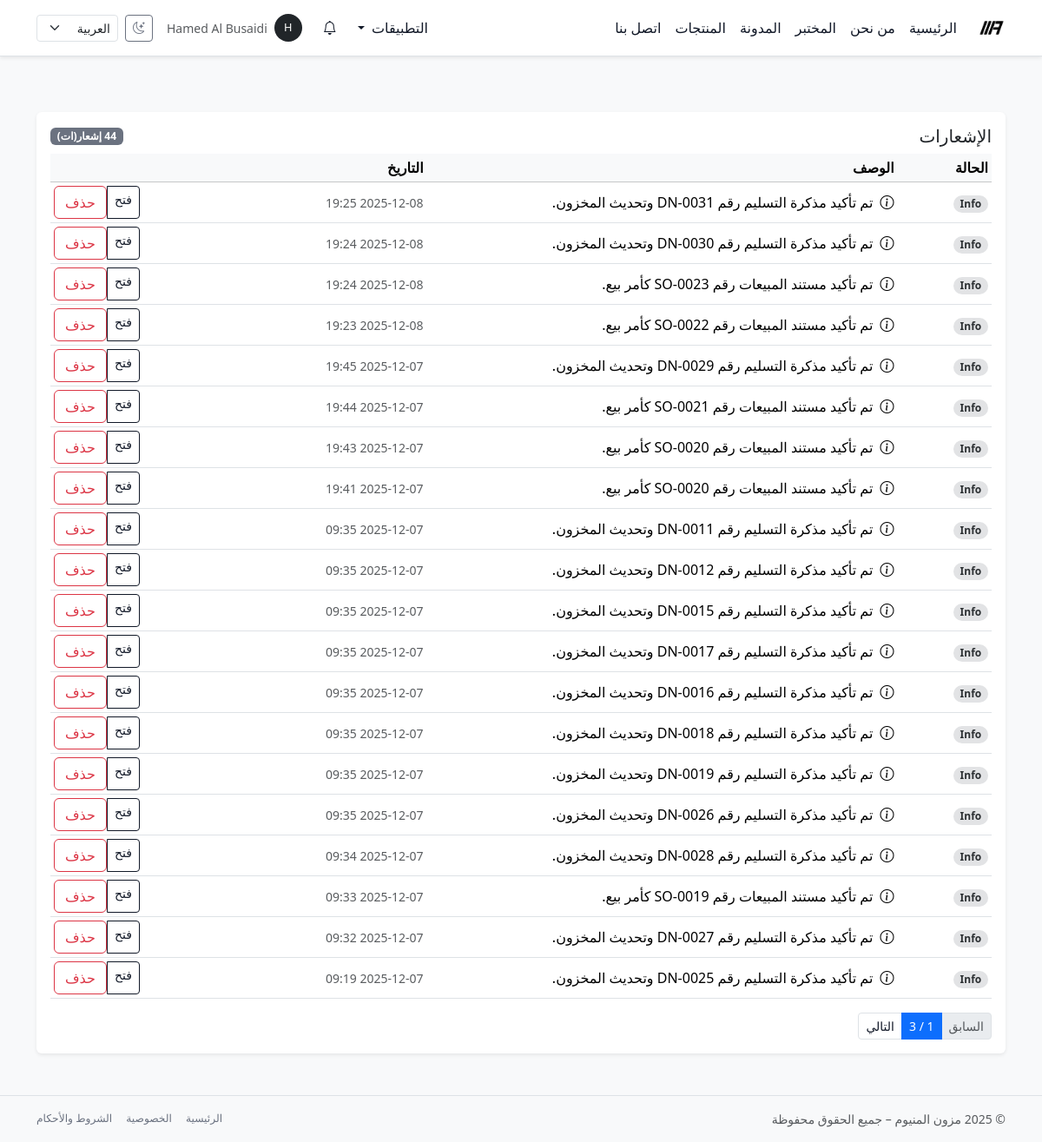
Page /ar/notifications/ (signed in) on the committed database.
### core/models/notifications.py (models this page shows, shortened)
class Notification(BaseModel):
    class Levels(models.TextChoices):
        INFO = "info", _("Info")
        SUCCESS = "success", _("Success")
        WARNING = "warning", _("Warning")
        ERROR = "error", _("Error")
    recipient = models.ForeignKey(
        User,
        on_delete=models.CASCADE,
        related_name="notifications",
        verbose_name=_("Recipient"),
    )
    verb = models.CharField(
        max_length=255,
        verbose_name=_("Verb"),
        help_text=_("Short description of the event, e.g. 'New order created'."),
    )
    level = models.CharField(
        max_length=20,
        choices=Levels.choices,
        default=Levels.INFO,
        verbose_name=_("Level"),
    )
    url = models.CharField(
        max_length=500,
        blank=True,
        verbose_name=_("URL"),
        help_text=_("Resolved URL to redirect when the notification is clicked."),
    )
    target_content_type = models.ForeignKey(
        ContentType,
        null=True,
        blank=True,
        on_delete=models.SET_NULL,
        related_name="notification_targets",
        verbose_name=_("Target content type"),
    )
    target_object_id = models.CharField(
        max_length=64,
        null=True,
        blank=True,
        verbose_name=_("Target object ID"),
    )
    target = GenericForeignKey("target_content_type", "target_object_id")
    is_read = models.BooleanField(
        default=False,
        verbose_name=_("Is read?"),
    )
    read_at = models.DateTimeField(
        null=True,
        blank=True,
        verbose_name=_("Read at"),
    )
    objects = NotificationManager()
    class Meta:
        verbose_name = _("Notification")
        verbose_name_plural = _("Notifications")
        ordering = ["-created_at"]
    @property
    def bootstrap_level_class(self) -> str:
        try:
            level_enum = self.Levels(self.level)
        except ValueError:
            return "bg-secondary-subtle text-secondary-emphasis"
        mapping = {
            self.Levels.INFO: "bg-secondary-subtle text-secondary-emphasis",
            self.Levels.SUCCESS: "bg-success-subtle text-success-emphasis",
            self.Levels.WARNING: "bg-warning-subtle text-warning-emphasis",
            self.Levels.ERROR: "bg-danger-subtle text-danger-emphasis",
        }
        return mapping.get(
            level_enum,
            "bg-secondary-subtle text-secondary-emphasis",
        )
    @property
    def icon_name(self) -> str:
        try:
            level_enum = self.Levels(self.level)
        except ValueError:
            return "bi-info-circle"
        mapping = {
            self.Levels.INFO: "bi-info-circle",
            self.Levels.SUCCESS: "bi-check-circle",
            self.Levels.WARNING: "bi-exclamation-triangle",
            self.Levels.ERROR: "bi-x-circle",
        }
        return mapping.get(level_enum, "bi-info-circle")

### core/views/notifications.py (the view)
@method_decorator(login_required, name="dispatch")
class NotificationListView(ListView):
    model = Notification
    template_name = "core/notifications/list.html"
    context_object_name = "notifications"
    paginate_by = 20
    def get_queryset(self):
        return Notification.objects.for_user(self.request.user)

### core/context_processors/notifications.py (called while the page is built)
def notifications_context(request):
    user = request.user
    if not user.is_authenticated:
        return {}
    base_qs = Notification.objects.for_user(user)
    unread_count = base_qs.unread().count()
    recent_notifications = list(
        base_qs.select_related("target_content_type")[:10]
    )
    return {
        "notif_unread_count": unread_count,
        "notif_recent": recent_notifications,
        "notif_has_unread": unread_count > 0,
    }

### core/models/notifications.py (called while the page is built)
    def visible(self):
        return self.filter(is_deleted=False)

    def for_user(self, user: User):
        return self.visible().filter(recipient=user)

    def unread(self):
        return self.visible().filter(is_read=False)

### templates/core/notifications/list.html
{% extends "base.html" %}
{% load i18n %}
{% block content %}
  {% include "core/notifications/_notifications_card.html" %}
{% endblock %}

### templates/base.html (shortened to what this page needs)
{% load static i18n %}
<!doctype html>
<html lang="{{ LANGUAGE_CODE }}" dir="{% if LANGUAGE_CODE == 'ar' %}rtl{% else %}ltr{% endif %}" data-bs-theme="light">
<head>
  {% if LANGUAGE_CODE == "ar" %}
    <link href="https://cdn.jsdelivr.net/npm/bootstrap@5.3.8/dist/css/bootstrap.rtl.min.css" rel="stylesheet"/>
  {% else %}
    <link href="https://cdn.jsdelivr.net/npm/bootstrap@5.3.8/dist/css/bootstrap.min.css" rel="stylesheet"/>
  {% endif %}
  <link rel="stylesheet" href="https://cdn.jsdelivr.net/npm/bootstrap-icons@1.11.3/font/bootstrap-icons.css">
  <link rel="stylesheet" href="{% static 'css/mazoon_style.css' %}"/>
</head>
<body class="bg-body-tertiary text-body d-flex flex-column min-vh-100">
<nav class="navbar navbar-expand-lg bg-body border-bottom shadow-sm sticky-top">
  <div class="container-lg">
    <a class="navbar-brand fw-bold d-flex align-items-center gap-2 py-2" href="{% url 'home' %}">
      <img src="{% static 'img/logo_mazoon_black.png' %}"
           alt="Mazoon Aluminum logo"
           class="img-fluid"
           style="height: 32px;">
    </a>
    <div class="collapse navbar-collapse" id="mainNavbar">
      <ul class="navbar-nav me-auto mb-2 mb-lg-0">
        <li class="nav-item">
          <a class="nav-link {% if request.resolver_match.url_name == 'home' %}active{% endif %}" href="{% url 'home' %}">{% trans "الرئيسية" %}</a>
        </li>
        <li class="nav-item">
          <a class="nav-link {% if request.resolver_match.url_name == 'about' %}active{% endif %}" href="{% url 'about' %}">{% trans "من نحن" %}</a>
        </li>
        <li class="nav-item">
          <a class="nav-link {% if request.resolver_match.url_name == 'lab' %}active{% endif %}" href="{% url 'lab' %}">{% trans "المختبر" %}</a>
        </li>
        <li class="nav-item">
          <a class="nav-link {% if request.resolver_match.url_name == 'blog_list' %}active{% endif %}" href="{% url 'blog_list' %}">{% trans "المدونة" %}</a>
        </li>
        <li class="nav-item">
          <a class="nav-link {% if request.resolver_match.url_name == 'product_list' %}active{% endif %}" href="{% url 'product_list' %}">{% trans "المنتجات" %}</a>
        </li>
        <li class="nav-item">
          <a class="nav-link {% if request.resolver_match.url_name == 'contact' %}active{% endif %}" href="{% url 'contact' %}">{% trans "اتصل بنا" %}</a>
        </li>
      </ul>
      <ul class="navbar-nav ms-auto mb-2 mb-lg-0 align-items-center gap-2">
        {% if user.is_authenticated %}
          {% if user.is_staff or user.is_superuser %}
            <li class="nav-item dropdown">
              <a class="nav-link dropdown-toggle" href="#" id="appsDropdown" role="button" data-bs-toggle="dropdown" aria-expanded="false">
                {% trans "التطبيقات" %}
              </a>
            </li>
          {% endif %}
        {% endif %}
        {% include "core/notifications/_navbar_dropdown.html" %}
        {% if user.is_authenticated %}
          <li class="nav-item dropdown">
            <a class="nav-link d-flex align-items-center gap-2"
               href="#"
               id="userMenuDropdown"
               role="button"
               data-bs-toggle="dropdown"
               aria-expanded="false">
              <span class="rounded-circle d-inline-flex justify-content-center align-items-center bg-dark text-white"
                    style="width: 32px; height: 32px; font-size: 0.8rem;">
                {{ user.username|first|upper }}
              </span>
              <span class="d-none d-xl-inline small text-muted">
                {{ user.get_full_name|default:user.username }}
              </span>
            </a>
          </li>
        {% endif %}
        <li class="nav-item">
          <button class="btn btn-sm btn-outline-secondary d-flex align-items-center justify-content-center"
                  type="button"
                  id="themeToggleBtn"
                  aria-label="{% trans 'تبديل وضع اللون' %}"
                  title="{% trans 'تبديل وضع اللون' %}">
            <i class="bi bi-moon-stars" id="themeToggleIcon"></i>
          </button>
        </li>
        <li class="nav-item">
          <form action="{% url 'set_language' %}" method="post" class="d-flex align-items-center">
            <select name="language"
                    class="form-select form-select-sm"
                    onchange="this.form.submit()">
              <option value="ar" {% if LANGUAGE_CODE == 'ar' %}selected{% endif %}>العربية</option>
            </select>
          </form>
        </li>
      </ul>
    </div>
  </div>
</nav>
<main class="py-4 py-md-5 flex-grow-1">
  <div class="container-lg">
    {% block content %}{% endblock %}
  </div>
</main>
<footer class="border-top py-3 mt-auto bg-body-tertiary d-print-none">
  <div class="container-lg d-flex flex-column flex-md-row justify-content-between align-items-center text-muted small gap-2">
   <div>
  &copy; {% now "Y" %} {% trans "مزون المنيوم – جميع الحقوق محفوظة" %}
</div>
    <div class="d-flex gap-3">
      <a href="{% url 'home' %}" class="link-secondary text-decoration-none small">{% trans "الرئيسية" %}</a>
      <a href="#" class="link-secondary text-decoration-none small">{% trans "الخصوصية" %}</a>
      <a href="#" class="link-secondary text-decoration-none small">{% trans "الشروط والأحكام" %}</a>
    </div>
  </div>
</footer>
</body>
</html>

### templates/core/notifications/_notifications_card.html (shortened to what this page needs)
{% load i18n %}
<div class="card border-0 shadow-sm mt-3">
  <div class="card-body">
    <div class="d-flex justify-content-between align-items-center mb-2">
      <h5 class="card-title mb-0">
        {% trans "الإشعارات" %}
      </h5>
      <span class="badge bg-secondary">
      </span>
    </div>
    {% if notifications %}
      <div class="table-responsive mb-3">
        <table class="table table-sm align-middle mb-0">
          <thead class="table-light">
            <tr>
              <th style="width: 10%">{% trans "الحالة" %}</th>
              <th style="width: 50%">{% trans "الوصف" %}</th>
              <th style="width: 20%">{% trans "التاريخ" %}</th>
              <th style="width: 20%"></th>
            </tr>
          </thead>
          <tbody>
          {% for n in notifications %}
            <tr class="{% if not n.is_read %}fw-semibold{% endif %}">
              <td>
                <span class="badge rounded-pill {{ n.bootstrap_level_class }}">
                  {{ n.get_level_display }}
                </span>
              </td>
              <td>
                <i class="bi {{ n.icon_name }} me-1"></i>
                {{ n.verb }}
              </td>
              <td class="small text-muted">
                {{ n.created_at|date:"Y-m-d H:i" }}
              </td>
              <td class="text-end">
                <div class="btn-group btn-group-sm" role="group">
                  <a href="{% url 'core:notification_read_redirect' n.public_id %}"
                     class="btn btn-outline-primary">
                    {% trans "فتح" %}
                  </a>
                  <form method="post"
                        action="{% url 'core:notification_delete' n.public_id %}"
                        onsubmit="return confirm('{% trans "هل أنت متأكد من حذف هذا الإشعار؟" %}');">
                    <button type="submit" class="btn btn-outline-danger">
                      {% trans "حذف" %}
                    </button>
                  </form>
                </div>
              </td>
            </tr>
          {% endfor %}
          </tbody>
        </table>
      </div>
      {% if is_paginated %}
        <nav aria-label="{% trans 'التنقّل بين صفحات الإشعارات' %}">
          <ul class="pagination pagination-sm mb-0">
            {% if page_obj.has_previous %}
              <li class="page-item">
                <a class="page-link" href="?page={{ page_obj.previous_page_number }}">
                  {% trans "السابق" %}
                </a>
              </li>
            {% else %}
              <li class="page-item disabled">
                <span class="page-link">{% trans "السابق" %}</span>
              </li>
            {% endif %}
            <li class="page-item active">
              <span class="page-link">
                {{ page_obj.number }} / {{ page_obj.paginator.num_pages }}
              </span>
            </li>
            {% if page_obj.has_next %}
              <li class="page-item">
                <a class="page-link" href="?page={{ page_obj.next_page_number }}">
                  {% trans "التالي" %}
                </a>
              </li>
            {% else %}
              <li class="page-item disabled">
                <span class="page-link">{% trans "التالي" %}</span>
              </li>
            {% endif %}
          </ul>
        </nav>
      {% endif %}
    {% else %}
      <p class="text-muted small mb-0">
        {% trans "لا توجد إشعارات لعرضها." %}
      </p>
    {% endif %}
  </div>
</div>

### static/css/mazoon_style.css (style rules this page uses)
:root, [data-bs-theme="light"] { --bs-link-color: #111827; --bs-link-color-rgb: 17, 24, 39; --bs-link-hover-color: #020617; --bs-link-hover-color-rgb: 2, 6, 23; --bs-primary: #111827; --bs-primary-rgb: 17, 24, 39; --bs-secondary: #6b7280; --bs-secondary-rgb: 107, 114, 128; }
[data-bs-theme="light"] .btn-outline-primary { --bs-btn-color: #111827; --bs-btn-border-color: #111827; --bs-btn-hover-color: #fff; --bs-btn-hover-bg: #111827; --bs-btn-hover-border-color: #111827; }
[data-bs-theme="light"] .btn-outline-secondary { --bs-btn-color: #6b7280; --bs-btn-border-color: #6b7280; --bs-btn-hover-color: #fff; --bs-btn-hover-bg: #6b7280; --bs-btn-hover-border-color: #6b7280; }
[data-bs-theme="light"] .nav-link { color: #111827 !important; }
.navbar-brand { padding-top: 0.25rem; padding-bottom: 0.25rem; }

### rows in the picture
Notification: level "Info", verb "تم تأكيد مذكرة التسليم رقم DN-0031 وتحديث المخزون.", created_at "2025-12-08 19:25"
Notification: level "Info", verb "تم تأكيد مذكرة التسليم رقم DN-0030 وتحديث المخزون.", created_at "2025-12-08 19:24"
Notification: level "Info", verb "تم تأكيد مستند المبيعات رقم SO-0023 كأمر بيع.", created_at "2025-12-08 19:24"
Notification: level "Info", verb "تم تأكيد مستند المبيعات رقم SO-0022 كأمر بيع.", created_at "2025-12-08 19:23"
Notification: level "Info", verb "تم تأكيد مذكرة التسليم رقم DN-0029 وتحديث المخزون.", created_at "2025-12-07 19:45"
Notification: level "Info", verb "تم تأكيد مستند المبيعات رقم SO-0021 كأمر بيع.", created_at "2025-12-07 19:44"
Notification: level "Info", verb "تم تأكيد مستند المبيعات رقم SO-0020 كأمر بيع.", created_at "2025-12-07 19:43"
Notification: level "Info", verb "تم تأكيد مستند المبيعات رقم SO-0020 كأمر بيع.", created_at "2025-12-07 19:41"
Notification: level "Info", verb "تم تأكيد مذكرة التسليم رقم DN-0011 وتحديث المخزون.", created_at "2025-12-07 09:35"
Notification: level "Info", verb "تم تأكيد مذكرة التسليم رقم DN-0012 وتحديث المخزون.", created_at "2025-12-07 09:35"
Notification: level "Info", verb "تم تأكيد مذكرة التسليم رقم DN-0015 وتحديث المخزون.", created_at "2025-12-07 09:35"
Notification: level "Info", verb "تم تأكيد مذكرة التسليم رقم DN-0017 وتحديث المخزون.", created_at "2025-12-07 09:35"
Notification: level "Info", verb "تم تأكيد مذكرة التسليم رقم DN-0016 وتحديث المخزون.", created_at "2025-12-07 09:35"
Notification: level "Info", verb "تم تأكيد مذكرة التسليم رقم DN-0018 وتحديث المخزون.", created_at "2025-12-07 09:35"
Notification: level "Info", verb "تم تأكيد مذكرة التسليم رقم DN-0019 وتحديث المخزون.", created_at "2025-12-07 09:35"
Notification: level "Info", verb "تم تأكيد مذكرة التسليم رقم DN-0026 وتحديث المخزون.", created_at "2025-12-07 09:35"
Notification: level "Info", verb "تم تأكيد مذكرة التسليم رقم DN-0028 وتحديث المخزون.", created_at "2025-12-07 09:34"
Notification: level "Info", verb "تم تأكيد مستند المبيعات رقم SO-0019 كأمر بيع.", created_at "2025-12-07 09:33"
Notification: level "Info", verb "تم تأكيد مذكرة التسليم رقم DN-0027 وتحديث المخزون.", created_at "2025-12-07 09:32"
Notification: level "Info", verb "تم تأكيد مذكرة التسليم رقم DN-0025 وتحديث المخزون.", created_at "2025-12-07 09:19"

### other values in the picture
{{ user.username|first|upper }} "H"
{{ user.get_full_name|default:user.username }} "Hamed Al Busaidi"
{{ page_obj.number }} "1"
{{ page_obj.paginator.num_pages }} "3"
